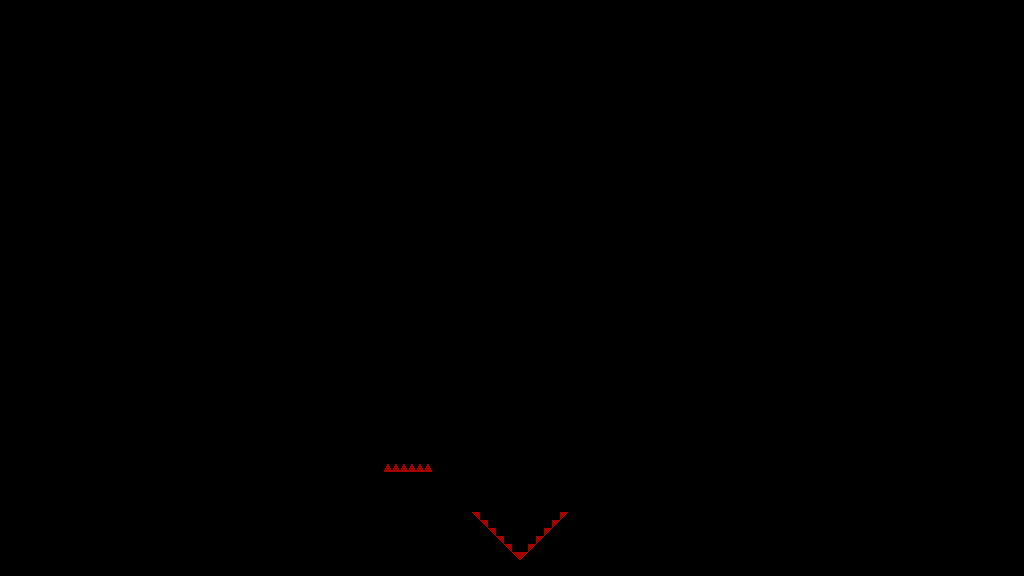

The image is a tile-based game level rendered from a .tmx file. Its description and source (layers, tilesets, objects; grid data summarised) follow:
An orthogonal 128x72 tile map with 8x8 px tiles, 1 tile layer (T_Spikes) and 24 objects.

<map version="1.4" tiledversion="1.4.3" orientation="orthogonal" renderorder="right-down" width="128" height="72" tilewidth="8" tileheight="8" infinite="0" nextlayerid="8" nextobjectid="1042">
 <tileset firstgid="1" source="../../../Sprites/Tiles/DEV/flat/T_spr_nv_flat_0.tsx" />
 <layer id="1" name="T_Spikes" width="128" height="72">
  <data>[9216 cells, 18 non-empty, 2 distinct tile ids]</data>
 </layer>
 <objectgroup id="2" name="C_Solid">
  <object id="936" x="528" y="168" width="112" height="72" />
  <object id="947" x="776" y="312">
   <polygon points="0,0 136,-136 136,0" />
  </object>
  <object id="948" x="704" y="216">
   <polygon points="0,0 72,-72 144,0" />
  </object>
  <object id="949" x="704" y="216">
   <polygon points="0,0 72,72 144,0" />
  </object>
  <object id="950" x="640" y="176">
   <polygon points="0,0 136,136 0,136" />
  </object>
  <object id="951" x="912" y="168" width="112" height="72" />
  <object id="958" x="904" y="168" width="8" height="8" />
  <object id="959" x="640" y="168" width="8" height="8" />
  <object id="967" x="0" y="168" width="512" height="72" />
  <object id="1024" x="0" y="504" width="432" height="72" />
  <object id="1025" x="128" y="440" width="120" height="64" />
  <object id="1026" x="248" y="440">
   <polygon points="0,0 64,64 0,64" />
  </object>
  <object id="1027" x="344" y="504">
   <polygon points="0,0 40,-40 40,0" />
  </object>
  <object id="1028" x="328" y="256">
   <polygon points="0,0 0,96 96,96" />
  </object>
  <object id="1029" x="384" y="472" width="48" height="32" />
  <object id="1030" x="432" y="560" width="432" height="16" />
  <object id="1032" x="432" y="464">
   <polygon points="0,0 48,48 0,48" />
  </object>
  <object id="1033" x="472" y="512">
   <polygon points="0,0 48,48 0,48" />
  </object>
  <object id="1035" x="432" y="512" width="40" height="48" />
  <object id="1036" x="520" y="560">
   <polygon points="0,0 48,-48 48,0" />
  </object>
  <object id="1037" x="568" y="512" width="40" height="48" />
  <object id="1039" x="560" y="512">
   <polygon points="0,0 48,-48 48,0" />
  </object>
  <object id="1040" x="448" y="408">
   <polygon points="0,0 72,72 144,0" />
  </object>
  <object id="1041" x="448" y="408">
   <polygon points="0,0 72,-72 144,0" />
  </object>
 </objectgroup>
 <objectgroup id="3" name="C_Balls" />
 <objectgroup id="4" name="C_Orbs" />
 <objectgroup id="7" name="C_Spikes" />
</map>
